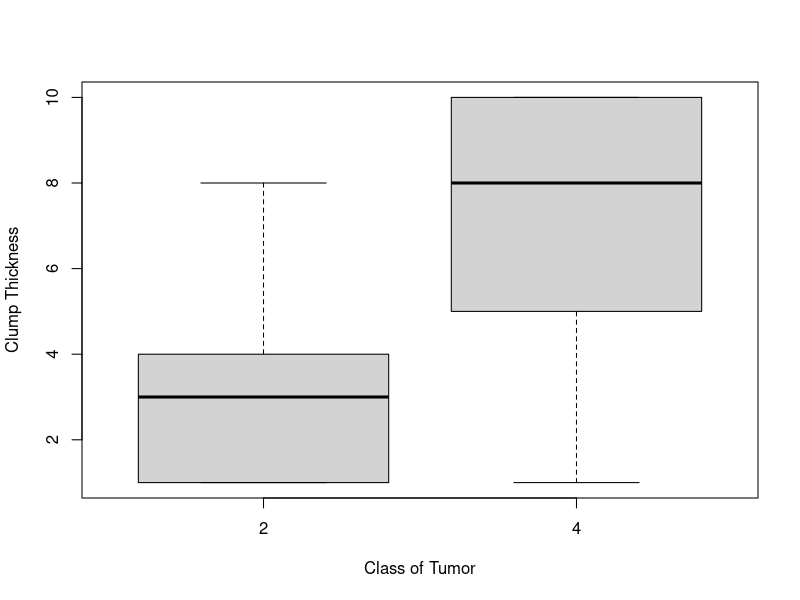
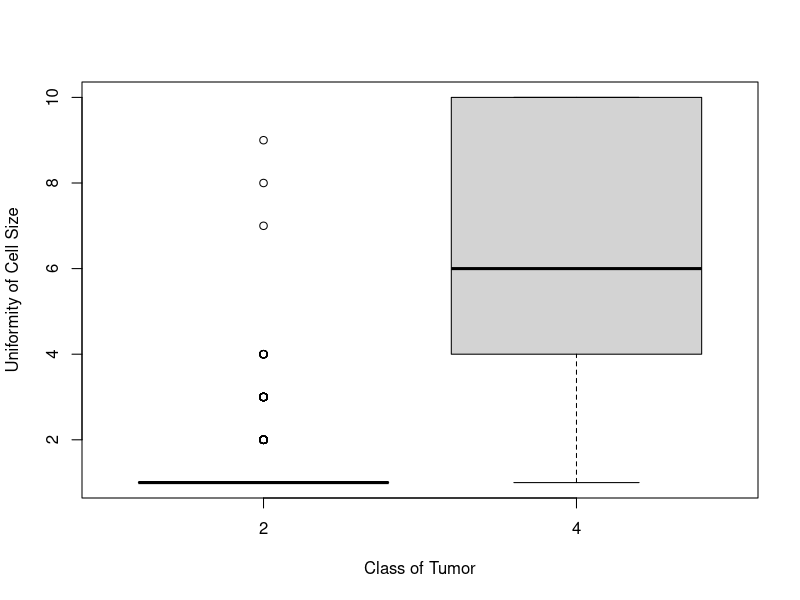
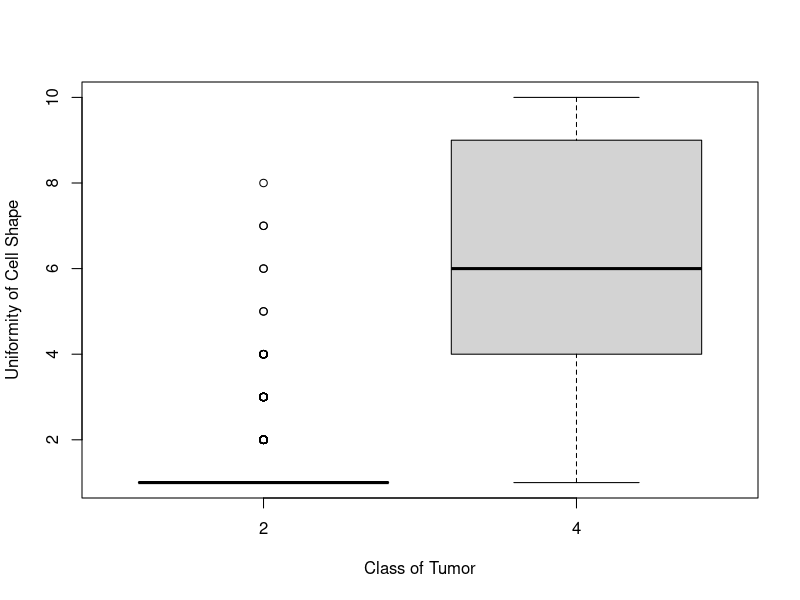
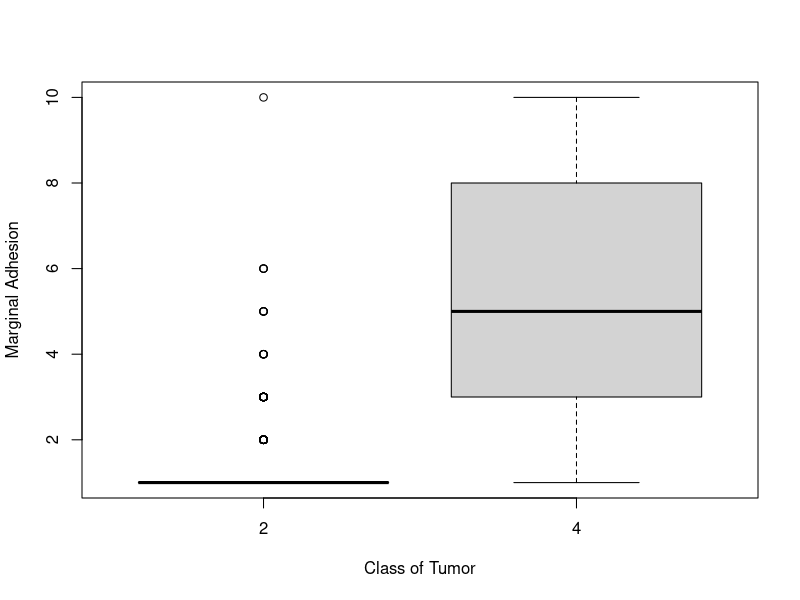
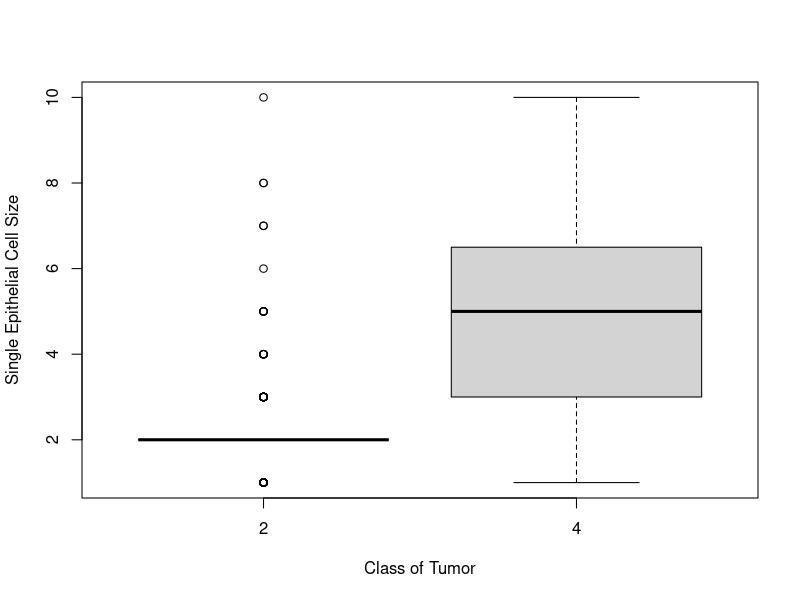
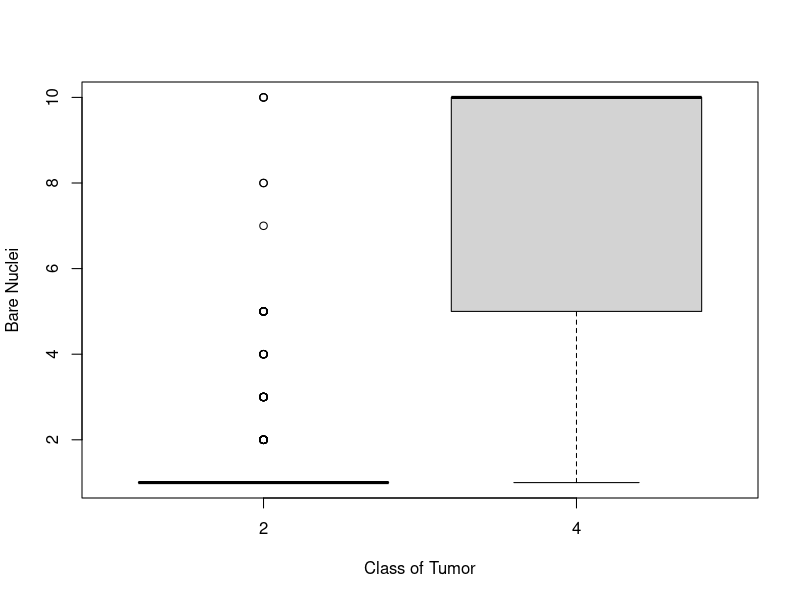
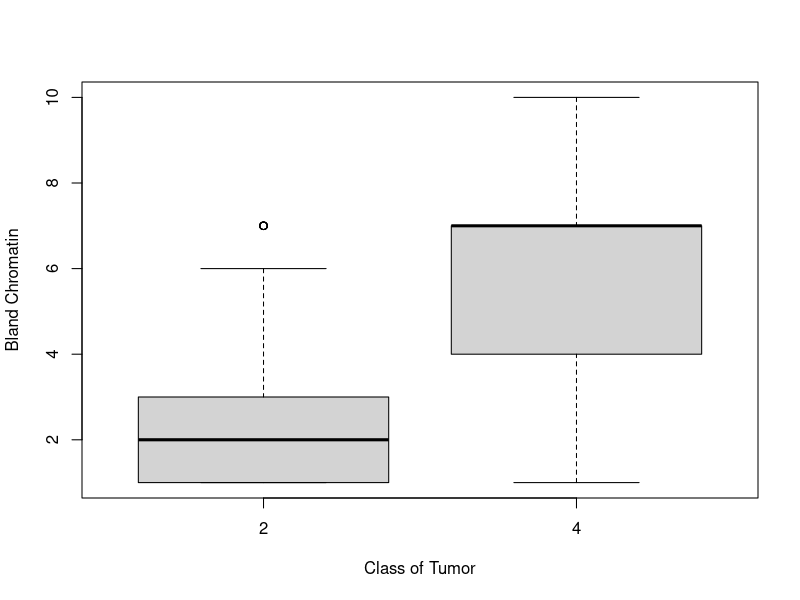
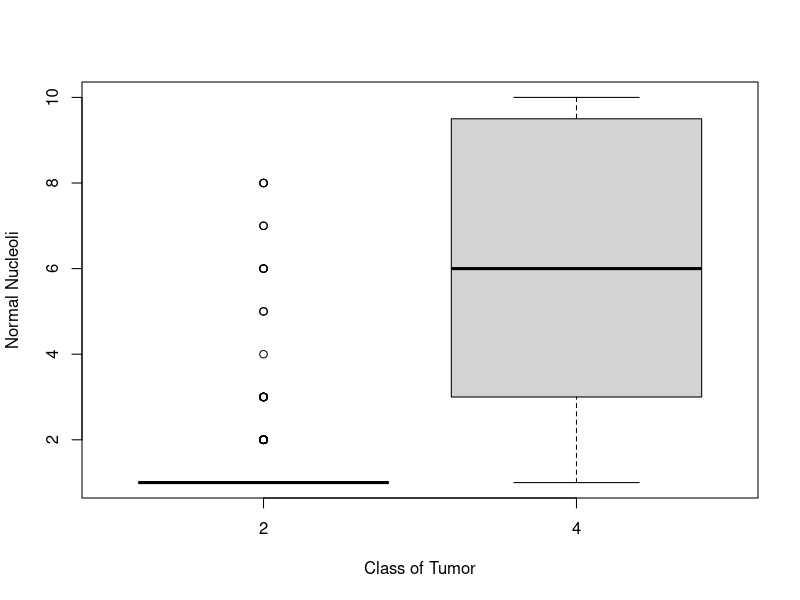

Write R code to recreate these figures, in order.
#Declare working directory
setwd("C:/Users/Cormac/Desktop/Statistical Analysis/7-Lab 7")

#Part 1
#Read in breast cancer dataset
data <- read.table('breast_cancer.dat', header = TRUE, sep = ",")
#Remove ID Number from data
data <- data[,-1]

#Remove any rows with missing data
#Find rows where '?' appears
ind <- which(data == '?', arr.ind = TRUE)[,1]
#Remove these rows
dataCleaned <- data[-ind,]
#Ensure all values are numeric
str(dataCleaned)
#Convert to character first
dataCleaned$bare_nuclei <- as.character(dataCleaned$bare_nuclei)
#Convert "bare_nuclei" column to "numeric"
dataCleaned$bare_nuclei <- as.numeric(dataCleaned$bare_nuclei)

#Visualisation of class relative to measurements
#Clump Thickness scores appear larger for malignant tumors than benign tumors, making it likely to be a significant
#measurement in determining if a tumor is malignant or benign.
boxplot(clump_thick~class_tumor,dataCleaned, xlab = "Class of Tumor", ylab = "Clump Thickness")

#Uniformity of Cell Size scores appear larger for malignant tumors than benign tumors, making it likely to be a significant
#measurement in determining if a tumor is malignant or benign.
boxplot(unif_cell_size~class_tumor,dataCleaned, xlab = "Class of Tumor", ylab = "Uniformity of Cell Size")

#Uniformity of Cell Shape scores appear larger for malignant tumors than benign tumors, making it likely to be a 
#significant measurement in determining if a tumor is malignant or benign.
boxplot(unif_cell_shape~class_tumor,dataCleaned, xlab = "Class of Tumor", ylab = "Uniformity of Cell Shape")

#Marginal Adhesion scores appear larger for malignant tumors than benign tumors, making it likely to be a significant
#measurement in determining if a tumor is malignant or benign.
boxplot(marg_adhesion~class_tumor,dataCleaned, xlab = "Class of Tumor", ylab = "Marginal Adhesion")

#Single Epithelial Cell Size scores appear to be only somewhat larger for malignant tumors than benign tumors. This
#makes it less likely to be a significant factor in determining whether a tumor is malignant or benign
boxplot(epithelial_size~class_tumor,dataCleaned, xlab = "Class of Tumor", ylab = "Single Epithelial Cell Size")

#Bare Nuclei scores appear only somewhat larger for malignant tumors than benign tumors. This makes it less likely to 
#be a significant factor in determining whether a tumor is malignant or benign
boxplot(bare_nuclei~class_tumor,dataCleaned, xlab = "Class of Tumor", ylab = "Bare Nuclei")

#Bland Chromatin scores appear larger for malignant tumors than benign tumors, making it likely to be a 
#significant measurement in determining if a tumor is malignant or benign.
boxplot(bland_chromatin~class_tumor,dataCleaned, xlab = "Class of Tumor", ylab = "Bland Chromatin")

#Normal Nucleoli scores appear larger for malignant tumors than benign tumors, making it likely to be a 
#significant measurement in determining if a tumor is malignant or benign.
boxplot(normal_nucleoli~class_tumor,dataCleaned, xlab = "Class of Tumor", ylab = "Normal Nucleoli")

#For Mitosis, the median scores to not appear to differ much if at all. This makes it less likely to be a significant
#measurement in determining whether a tumor is malignant or benign.
boxplot(mitoses~class_tumor,dataCleaned, xlab = "Class of Tumor", ylab = "Mitosis")

#Convert "class_tumor" to 0 and 1 for use with "glm" (since it doesn't run with '2' and '4')
dataCleaned$class_tumor <- dataCleaned$class_tumor/2 - 1

#Generalised Linear Model: Logistic Regresion Model to Predict Benign or Malignant
eq <- class_tumor~clump_thick+unif_cell_size+unif_cell_shape+marg_adhesion+epithelial_size+bare_nuclei+bland_chromatin+normal_nucleoli
model <- glm(eq, data = dataCleaned, family = binomial(logit))
summary(model)
#Significant variables (Based on 5% level of significance)
#Intercept: -10.6696 -> With no other information, a given tumor is more likely to be benign
#Clump Thickness: 0.6559 -> Tumors with larger scores on clump thickness are more likely to be malignant
#Uniformity of Cell Shape: 0.4696 -> Tumors with larger scores on uniformity of cell shape are more likely to be malignant
#Marginal Adhesion: 0.3879 -> Tumors with larger scores on marginal adhesion are more likely to be malignant
#Bland Chromatin: 0.6168 -> Tumors with larger scores on bland chromation are more likely to be malignant

#Rebuild model with variables that aren't significant in the model removed
eqtwo <- class_tumor~clump_thick+unif_cell_shape+marg_adhesion+bland_chromatin
modeltwo <- glm(eqtwo, data = dataCleaned, family = binomial(logit))
summary(modeltwo)
#Model two gave approximately the same intercept value (-10.0873 here) and all four variables were found to be 
#significant, with roughly similar coefficients estimated again. It should be noted that Pr(>|z|) (or likelihood of true
#coefficient for this variable being 0 given the data results) was much smaller for the variables measured in this model.
#For the intercept, Pr(>|z|) was the same for both models

#The significance observed by the generalised linear model generally matches the box plots which had larger differences
#in their  medians, with only "Uniformity of Cell Size" and "Normal Nucleoli" having larger differences in their values
#shown by the box plots. 

